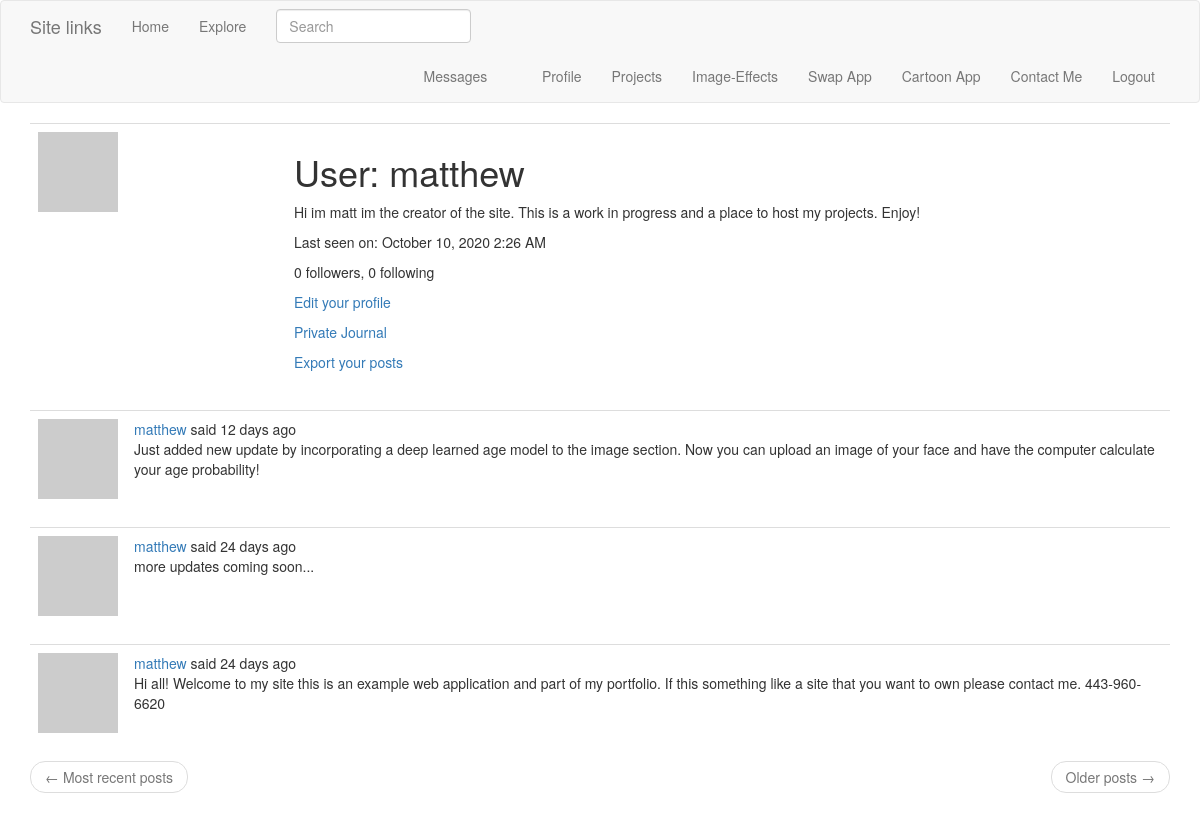
Page /user/matthew (signed in) on the earlier database version.
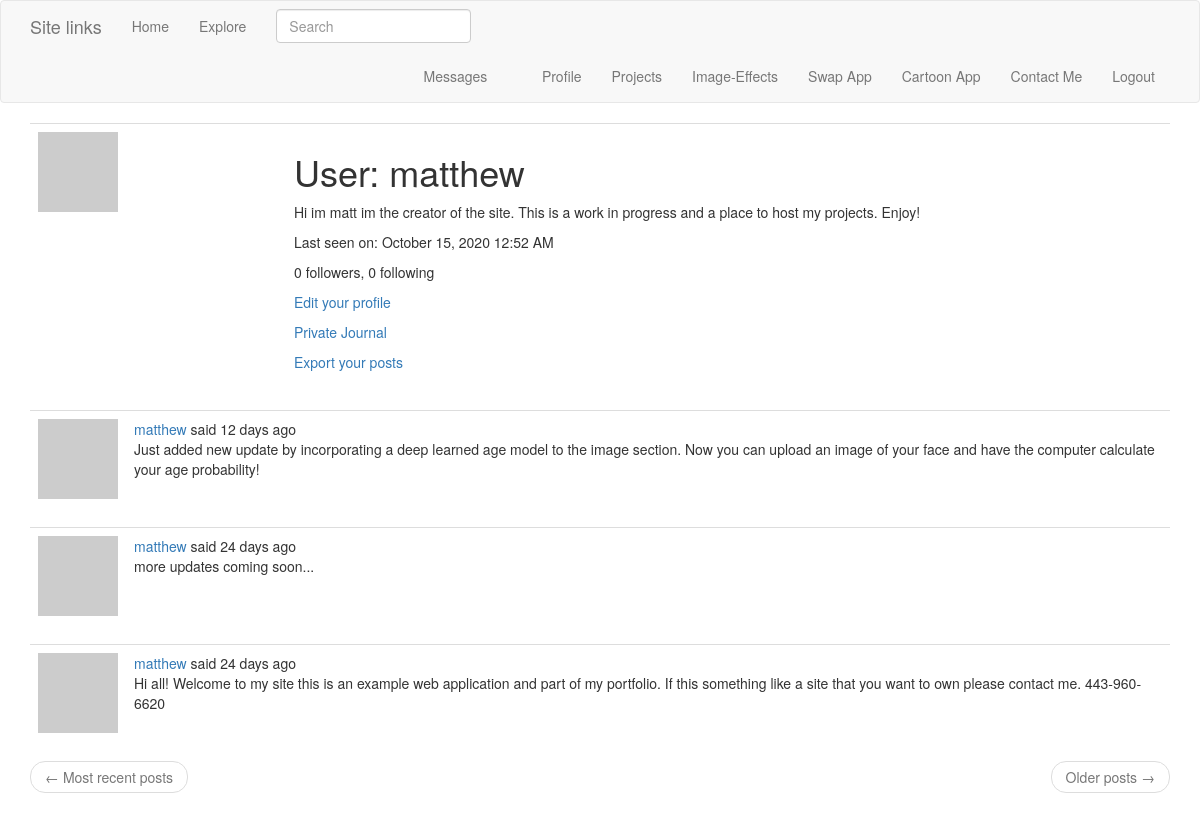
Same page on the later database version.
### app/models.py (models this page shows, shortened)
class PaginatedAPIMixin(object):
    @staticmethod
    def to_collection_dict(query, page, per_page, endpoint, **kwargs):
        resources = query.paginate(page, per_page, False)
        data = {
            'items': [item.to_dict() for item in resources.items],
            '_meta': {
                'page': page,
                'per_page': per_page,
                'total_pages': resources.pages,
                'total_items': resources.total
            },
            '_links': {
                'self': url_for(endpoint, page=page, per_page=per_page,
                                **kwargs),
                'next': url_for(endpoint, page=page + 1, per_page=per_page,
                                **kwargs) if resources.has_next else None,
                'prev': url_for(endpoint, page=page - 1, per_page=per_page,
                                **kwargs) if resources.has_prev else None
            }
        }
        return data

class User(UserMixin, PaginatedAPIMixin, db.Model):
    id = db.Column(db.Integer, primary_key=True)
    username = db.Column(db.String(64), index=True, unique=True)
    email = db.Column(db.String(120), index=True, unique=True)
    password_hash = db.Column(db.String(128))
    posts = db.relationship('Post', backref='author', lazy='dynamic')
    about_me = db.Column(db.String(140))
    journal = db.Column(db.String(500))
    last_seen = db.Column(db.DateTime, default=datetime.utcnow)
    token = db.Column(db.String(32), index=True, unique=True)
    token_expiration = db.Column(db.DateTime)
    followed = db.relationship(
        'User', secondary=followers,
        primaryjoin=(followers.c.follower_id == id),
        secondaryjoin=(followers.c.followed_id == id),
        backref=db.backref('followers', lazy='dynamic'), lazy='dynamic')
    messages_sent = db.relationship('Message',
                                    foreign_keys='Message.sender_id',
                                    backref='author', lazy='dynamic')
    messages_received = db.relationship('Message',
                                        foreign_keys='Message.recipient_id',
                                        backref='recipient', lazy='dynamic')
    last_message_read_time = db.Column(db.DateTime)
    notifications = db.relationship('Notification', backref='user',
                                    lazy='dynamic')
    tasks = db.relationship('Task', backref='user', lazy='dynamic')
    def avatar(self, size):
        digest = md5(self.email.lower().encode('utf-8')).hexdigest()
        return 'https://www.gravatar.com/avatar/{}?d=identicon&s={}'.format(
            digest, size)
    def new_messages(self):
        last_read_time = self.last_message_read_time or datetime(1900, 1, 1)
        return Message.query.filter_by(recipient=self).filter(
            Message.timestamp > last_read_time).count()
    def get_tasks_in_progress(self):
        return Task.query.filter_by(user=self, complete=False).all()
    def get_task_in_progress(self, name):
        return Task.query.filter_by(name=name, user=self,
                                    complete=False).first()

class SearchableMixin(object):
    @classmethod
    def before_commit(cls, session):
        session._changes = {
            'add': list(session.new),
            'update': list(session.dirty),
            'delete': list(session.deleted)
        }
    @classmethod
    def after_commit(cls, session):
        for obj in session._changes['add']:
            if isinstance(obj, SearchableMixin):
                add_to_index(obj.__tablename__, obj)
        for obj in session._changes['update']:
            if isinstance(obj, SearchableMixin):
                add_to_index(obj.__tablename__, obj)
        for obj in session._changes['delete']:
            if isinstance(obj, SearchableMixin):
                remove_from_index(obj.__tablename__, obj)
        session._changes = None

class Post(SearchableMixin, db.Model):
    __searchable__ = ['body']
    id = db.Column(db.Integer, primary_key=True)
    body = db.Column(db.String(140))
    timestamp = db.Column(db.DateTime, index=True, default=datetime.utcnow)
    user_id = db.Column(db.Integer, db.ForeignKey('user.id'))
    language = db.Column(db.String(5))

### app/main/views.py (the view)
@bp.route('/user/<username>')
@login_required
def user(username):
    user = User.query.filter_by(username=username).first_or_404()
    page = request.args.get('page', 1, type=int)
    posts = user.posts.order_by(Post.timestamp.desc()).paginate(
        page, current_app.config['POSTS_PER_PAGE'], False)
    next_url = url_for('main.user', username=user.username,
                       page=posts.next_num) if posts.has_next else None
    prev_url = url_for('main.user', username=user.username,
                       page=posts.prev_num) if posts.has_prev else None
    form = EmptyForm()
    return render_template('user.html', user=user, posts=posts.items,
                           next_url=next_url, prev_url=prev_url, form=form)

### app/main/forms.py
class SearchForm(FlaskForm):
    q = StringField(_l('Search'), validators=[DataRequired()])
    def __init__(self, *args, **kwargs):
        if 'formdata' not in kwargs:
            kwargs['formdata'] = request.args
        if 'csrf_enabled' not in kwargs:
            kwargs['csrf_enabled'] = False
        super(SearchForm, self).__init__(*args, **kwargs)

class EmptyForm(FlaskForm):
    submit = SubmitField('Submit')

### app/main/views.py (called while the page is built)
@bp.before_app_request
def before_request():
    if current_user.is_authenticated:
        current_user.last_seen = datetime.utcnow()
        db.session.commit()
        g.search_form = SearchForm()
    g.locale = str(get_locale())

### app/models.py (called while the page is built)
@login.user_loader
def load_user(id):
    return User.query.get(int(id))

### app/templates/user.html (shortened to what this page needs)
{% extends "base.html" %}
{% block app_content %}
    <table class="table table-hover">
        <tr>
            <td width="256px"><img src="{{ user.avatar(256) }}"></td>
            <td>
                <h1>{{ _('User') }}: {{ user.username }}</h1>
                {% if user.about_me %}<p>{{ user.about_me }}</p>{% endif %}
                {% if user.last_seen %}
                <p>{{ _('Last seen on') }}: {{ moment(user.last_seen).format('LLL') }}</p>
                {% endif %}
                <p>{{ _('%(count)d followers', count=user.followers.count()) }}, {{ _('%(count)d following', count=user.followed.count()) }}</p>
                {% if user == current_user %}
                <p><a href="{{ url_for('main.edit_profile') }}">{{ _('Edit your profile') }}</a></p>
                <p><a href="{{ url_for('main.edit_journal') }}">{{ _('Private Journal') }}</a></p>
                {% if not current_user.get_task_in_progress('export_posts') %}
                <p><a href="{{ url_for('main.export_posts') }}">{{ _('Export your posts') }}</a></p>
                {% endif %}
                {% endif %}
            </td>
        </tr>
    </table>
    {% for post in posts %}
        {% include '_post.html' %}
    {% endfor %}
    <nav aria-label="...">
        <ul class="pager">
            <li class="previous{% if not prev_url %} disabled{% endif %}">
                <a href="{{ prev_url or '#' }}">
                    <span aria-hidden="true">&larr;</span> {{ _('Most recent posts') }}
                </a>
            </li>
            <li class="next{% if not next_url %} disabled{% endif %}">
                <a href="{{ next_url or '#' }}">
                    {{ _('Older posts') }} <span aria-hidden="true">&rarr;</span>
                </a>
            </li>
        </ul>
    </nav>
{% endblock %}

### app/templates/base.html (shortened to what this page needs)
{% extends 'bootstrap/base.html' %}
{% block navbar %}
    <nav class="navbar navbar-default">
        <div class="container">
            <div class="navbar-header">
                <a class="navbar-brand" href="{{ url_for('main.index') }}">Site links</a>
            </div>
            <div class="collapse navbar-collapse" id="bs-example-navbar-collapse-1">
                <ul class="nav navbar-nav">
                    <li><a href="{{ url_for('main.index') }}">{{ _('Home') }}</a></li>
                    <li><a href="{{ url_for('main.explore') }}">{{ _('Explore') }}</a></li>
                </ul>
                {% if g.search_form %}
                <form class="navbar-form navbar-left" method="get" action="{{ url_for('main.search') }}">
                    <div class="form-group">
                        {{ g.search_form.q(size=20, class='form-control', placeholder=g.search_form.q.label.text) }}
                    </div>
                </form>
                {% endif %}
                <ul class="nav navbar-nav navbar-right">
                    {% if current_user.is_anonymous %}
                    <li><a href="{{ url_for('auth.login') }}">{{ _('Login') }}</a></li>
                    {% else %}
                    <li>
                        <a href="{{ url_for('main.messages') }}">{{ _('Messages') }}
                            {% set new_messages = current_user.new_messages() %}
                        </a>
                    </li>
                    <li><a href="{{ url_for('main.user', username=current_user.username) }}">{{ _('Profile') }}</a></li>
                    <li><a href="{{ url_for('main.pgame') }}">{{ _('Projects') }}</a></li>
                    <li><a href="{{ url_for('flaskgur.upload_pic') }}">{{ _('Image-Effects') }}</a></li>
                    <li><a href="{{ url_for('faceswap.gallery') }}">{{ _('Swap App') }}</a></li>
                    <li><a href="{{ url_for('cartoonize.cartoonize') }}">{{ _('Cartoon App') }}</a></li>
                    <li><a href="{{ url_for('main.contact') }}">{{ _('Contact Me') }}</a></li>
                    <li><a href="{{ url_for('auth.logout') }}">{{ _('Logout') }}</a></li>
                    {% endif %}
                </ul>
            </div>
        </div>
    </nav>
{% endblock %}
{% block content %}
    <div class="container">
        {% block app_content %}{% endblock %}
    </div>
{% endblock %}

### app/templates/_post.html (shortened to what this page needs)
    <table class="table table-hover">
        <tr>
            <td width="70px">
                <a href="{{ url_for('main.user', username=post.author.username) }}">
                    <img src="{{ post.author.avatar(70) }}" />
                </a>
            </td>
            <td>
                {{ _('%(username)s said %(when)s',
                    username=user_link, when=moment(post.timestamp).fromNow()) }}
                <br>
                <span id="post{{ post.id }}">{{ post.body }}</span>
            </td>
        </tr>
    </table>

Differences in the rows shown:
changed User "matthew": last_seen "October 10, 2020 2:26 AM" → "October 15, 2020 12:52 AM"
